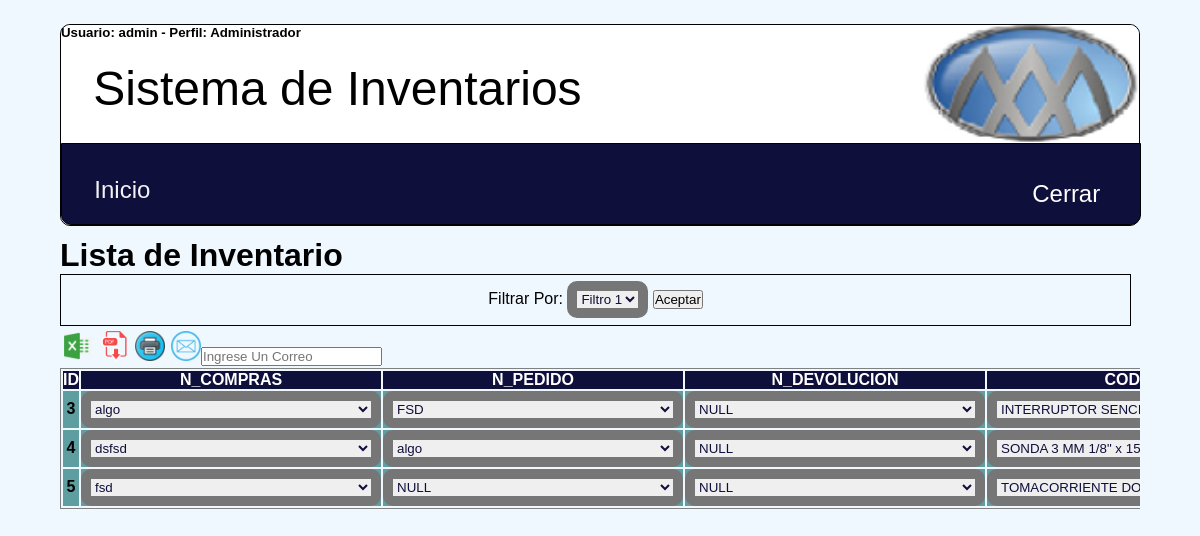
The app's page /inventario/listar.php (signed in) with its own data.
### tables this page shows
CREATE TABLE `inventario` (
  `ID` int NOT NULL AUTO_INCREMENT,
  `N_COMPRAS` int DEFAULT NULL,
  `N_PEDIDO` int DEFAULT NULL,
  `N_DEVOLUCION` int DEFAULT NULL,
  `CODIGO` int DEFAULT NULL,
  `DESCRIPCION` varchar(200) NOT NULL,
  `COLOR` varchar(20) NOT NULL,
  `MARCA` varchar(30) NOT NULL,
  `REFERENCIA` varchar(20) NOT NULL,
  `GARANTIA` varchar(20) NOT NULL,
  `CANT_DISPONIBLE` int NOT NULL,
  PRIMARY KEY (`ID`),
  KEY `FK_DTMATERAIL` (`CODIGO`),
  KEY `FK_INCOMP` (`N_COMPRAS`),
  KEY `FK_INVPED` (`N_PEDIDO`),
  KEY `FK_INVDEV` (`N_DEVOLUCION`),
  CONSTRAINT `FK_DTMATERAIL` FOREIGN KEY (`CODIGO`) REFERENCES `materiales` (`IDMATERIAL`) ON DELETE RESTRICT ON UPDATE RESTRICT,
  CONSTRAINT `FK_INCOMP` FOREIGN KEY (`N_COMPRAS`) REFERENCES `compras` (`ID`) ON DELETE RESTRICT ON UPDATE RESTRICT,
  CONSTRAINT `FK_INVDEV` FOREIGN KEY (`N_DEVOLUCION`) REFERENCES `devolucion` (`ID`) ON DELETE RESTRICT ON UPDATE RESTRICT,
  CONSTRAINT `FK_INVPED` FOREIGN KEY (`N_PEDIDO`) REFERENCES `pedidos` (`ID`) ON DELETE RESTRICT ON UPDATE RESTRICT
);

### inventario/listar.php (the view, shortened to what this page needs)
<?php include("../principal/arriba.php");
$campos = $conexion->query("SHOW COLUMNS FROM inventarios.inventario")->fetchAll(PDO::FETCH_OBJ);
$registros = $conexion->query("select * FROM inventario")->fetchAll(PDO::FETCH_OBJ);
$compras = $conexion->query("select * FROM compras")->fetchAll(PDO::FETCH_OBJ);
$pedidos = $conexion->query("select * FROM pedidos")->fetchAll(PDO::FETCH_OBJ);
$materiales = $conexion->query("select * FROM materiales")->fetchAll(PDO::FETCH_OBJ);
?>
<div class="contenedor_listado">
    <div class=titulo_pagina>
        <h1>Lista de Inventario</h1>
    </div>
    <div>
        <div class="caja_filtro">
            <form action="" method="get">
                Filtrar Por: <select name="filtro" id="filtro">
                    <option value="filtro1">Filtro 1</option>
                </select>
                <input type="submit" name="filtrar" value="Aceptar">
            </form>
        </div>
        <div class="iconos_exportar">
            <div><img src="../img/icono_excel.png" onclick="exportTableToExcel('tblData')"></div>
            <div><img src="../img/icono_pdf.png" onclick="exportTableToPdf('tblData')"></div>
            <div><img src="../img/icono_imprimir.png" onclick="imprimir()"></div>
            <div><img src="../img/icono_correo.png" onclick="enviarcorreo()"><input type="email" id="direccion" placeholder="Ingrese Un Correo"></div>
        </div>
    </div>
    <div class=registros>
        <table class="tabla_lista" id="tblData">
            <thead class="tabla_encabezado">
                <tr>
                    <?PHP foreach ($campos as $campo) : ?>
                        <th><?php echo $campo->Field; ?></th>
                    <?php endforeach; ?>
                </tr>
            </thead>
            <tbody class="tabla_cuerpo">
                <?PHP foreach ($registros as $registro) : ?>
                    <form action="<?php echo $_SERVER['PHP_SELF']; ?>" method="POST">
                        <tr class="tabla_fila">
                            <?PHP foreach ($registro as $llave => $dato) : ?>
                                <th>
                                    <?php if ($llave == "N_COMPRAS") { ?>
                                        <select name="<?php echo $llave; ?>" id="<?php echo $llave; ?>" style="width: 300px;">
                                            <?PHP foreach ($compras as $compra) : ?>
                                                <option value="<?php echo $compra->ID; ?>" <?php if ($dato == $compra->ID) {
                                                                                                echo "selected";
                                                                                            } ?>><?php echo $compra->DESCRIPCION; ?></option>
                                            <?php endforeach; ?>
                                        </select>
                                    <?php } elseif ($llave == "N_PEDIDO") { ?>
                                        <select name="<?php echo $llave; ?>" id="<?php echo $llave; ?>" style="width: 300px;">
                                            <option value="NULL">NULL</option>
                                            <?PHP foreach ($pedidos as $pedido) : ?>
                                                <option value="<?php echo $pedido->ID; ?>" <?php if ($dato == $pedido->ID) {
                                                                                                echo "selected";
                                                                                            } ?>><?php echo $pedido->DESCRIPCION; ?></option>
                                            <?php endforeach; ?>
                                        </select>
                                    <?php } elseif ($llave == "N_DEVOLUCION") { ?>
                                        <select name="<?php echo $llave; ?>" id="<?php echo $llave; ?>" style="width: 300px;">
                                            <option value="NULL">NULL</option>
                                        </select>
                                    <?php } elseif ($llave == "CODIGO") { ?>
                                        <select name="<?php echo $llave; ?>" id="<?php echo $llave; ?>" style="width: 300px;">
                                            <?PHP foreach ($materiales as $material) : ?>
                                                <option value="<?php echo $material->IDMATERIAL; ?>" <?php if ($dato == $material->IDMATERIAL) {
                                                                                                            echo "selected";
                                                                                                        } ?>><?php echo $material->DESCRIPCION; ?></option>
                                            <?php endforeach; ?>
                                        </select>
                                    <?php } else { ?>
                                        <?php if ($llave == "CANT_DISPONIBLE") {
                                            if ($dato < 3) {
                                                $color = "red";
                                            } elseif ($dato < 10) {
                                                $color = "orange";
                                            } else {
                                                $color = "green";
                                            } ?>
                                            <span style="color:<?php echo $color; ?>;">
                                                <?php echo $dato; ?>
                                                </spam>
                                            <?php } else { ?>
                                                <?php echo $dato; ?>
                                            <?php } ?>
                                        <?php } ?>
                                </th>
                            <?php endforeach; ?>
                    </form>
                <?php endforeach; ?>
            </tbody>
        </table>
    </div>
</div>
<?php include("../principal/abajo.php"); ?>

### css/formulario.css (style rules this page uses)
.table_formulario tr td input, select { border-radius: 10px; color: rgb(15, 15, 59); border-style: solid; border-width: 10px; }

### css/estilo.css (style rules this page uses)
* { margin: 0px; padding: 0px; outline: 0; }
body { background-color: aliceblue; display: flex; justify-content: center; font-family: Tahoma, sans-serif; }

### css/listado.css (style rules this page uses)
.tabla_lista { position: absolute; border-style: solid; border-width: 1px; }
.tabla_encabezado { border-style: solid; border-width: 1px; border-color: black; background-color: rgb(15, 15, 59); color: white; }
.tabla_cuerpo { border-style: solid; border-width: 1px; border-color: black; background-color: cadetblue; }
.contenedor_listado { width: 100%; height: 100%; }
.registros { position: relative; display: block; overflow: scroll; height: 300px; }
.iconos_exportar { display: flex; flex-direction: row; }
.iconos_exportar div { padding: 2px 3px 2px 3px; }
.iconos_exportar img { width: 30px; height: 30px; }
.caja_filtro { border-style: solid; border-width: 1px; width: 99%; height: 50px; margin-bottom: 3px; align-items: center; display: flex; justify-content: center; }

### records on screen
inventario: dato "3"
inventario: dato "4"
inventario: dato "5"

### other values on screen
$_SESSION['usuario'] "admin"
$_SESSION['ROL'] "Administrador"
$campo->Field "ID"
$campo->Field "N_COMPRAS"
$campo->Field "N_PEDIDO"
$campo->Field "N_DEVOLUCION"
form field N_COMPRAS "algo"
form field N_PEDIDO "FSD"
form field CODIGO "INTERRUPTOR SENCILLO CONMUTABLE"
form field N_COMPRAS "dsfsd"
form field N_PEDIDO "algo"
form field CODIGO "SONDA 3 MM 1/8\" x 15 MTS"
form field N_COMPRAS "fsd"
form field CODIGO "TOMACORRIENTE DOBLE P/T"
